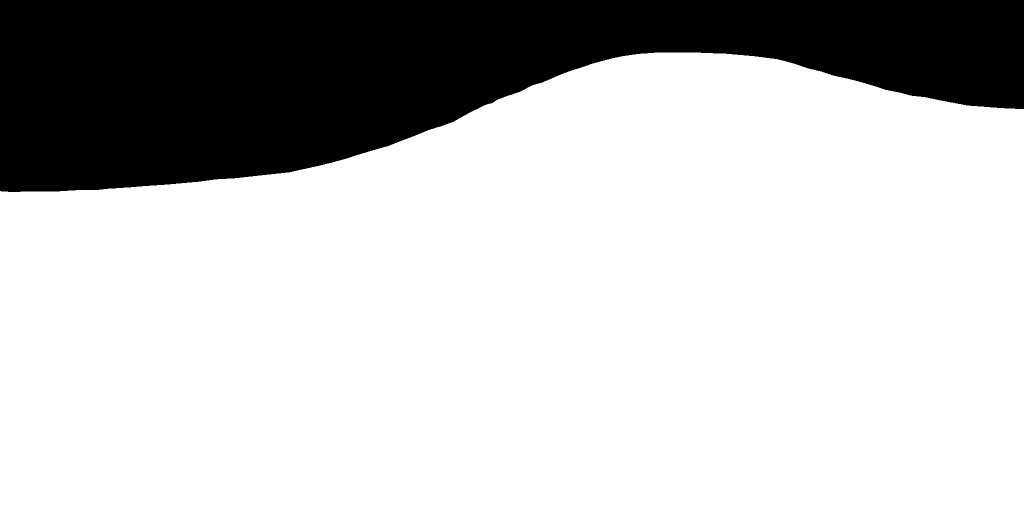
#> input picture EECS836_Machine_Learning/Project/data/labels_manual/20220419_01_005_1echo.png, 2048 x 1024 px (shown at 1/2 size)
$ python -i preprocess.py   (imports and definitions only)
#> lines starting #> are read from the running program, lines starting #| are printed output that depends on the picture; after the words box and inside, x2 and y2 are one past the last pixel; in counts of white or black regions, pixels touching at a corner belong together
import os
import numpy as np
from PIL import Image
from tqdm import tqdm

# === Paths ===
RAW_DIR = os.path.abspath(os.path.join(os.path.dirname(__file__), "..", "data", "raw"))
SAVE_DIR = os.path.abspath(os.path.join(os.path.dirname(__file__), "..", "data", "processed"))
# [1 line not run here, left out]

# === Config ===
CROP_BOX = (162, 72, 1080, 812)  # (left, top, right, bottom) – adjust if needed
RESIZE_SHAPE = (256*4, 512*4)    # (height, width)

def preprocess_image(image_path):
    img = Image.open(image_path).convert("L")  # Convert to grayscale
#> img is the input picture: PIL image 2048x1024 L; 76.6% white; 1 black region, box (x1, y1, x2, y2) and area: (0, 0, 2048, 384) 491627
    cropped = img.crop(CROP_BOX)               # Crop echogram only
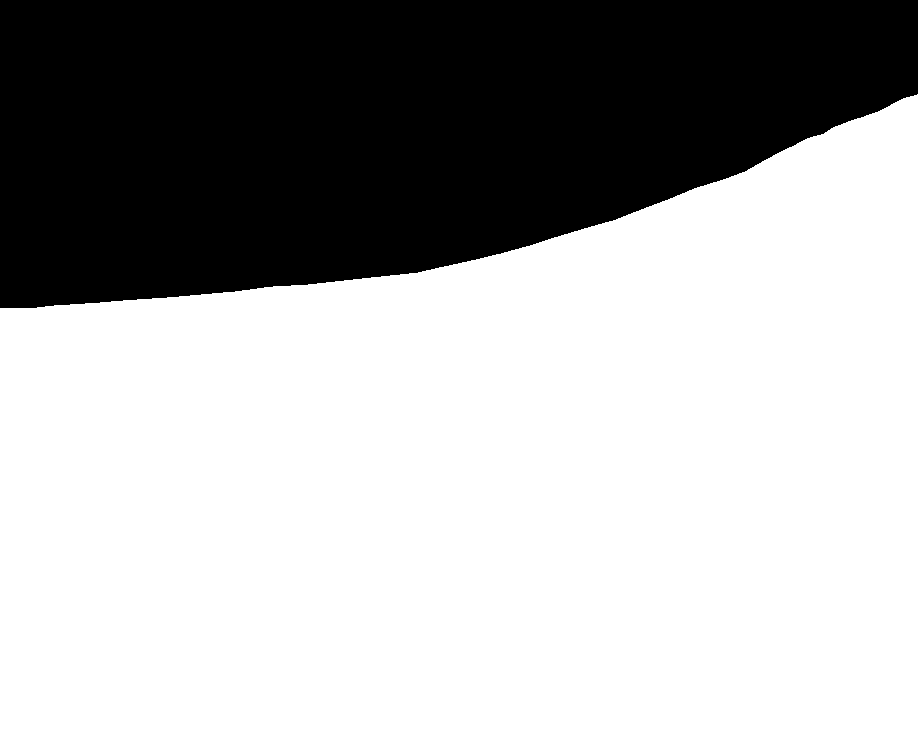
#> cropped: PIL image 918x740 L; 67.8% white; 1 black region, box (x1, y1, x2, y2) and area: (0, 0, 918, 308) 218949
    resized = cropped.resize((RESIZE_SHAPE[1], RESIZE_SHAPE[0]))  # Resize (W, H) for PIL
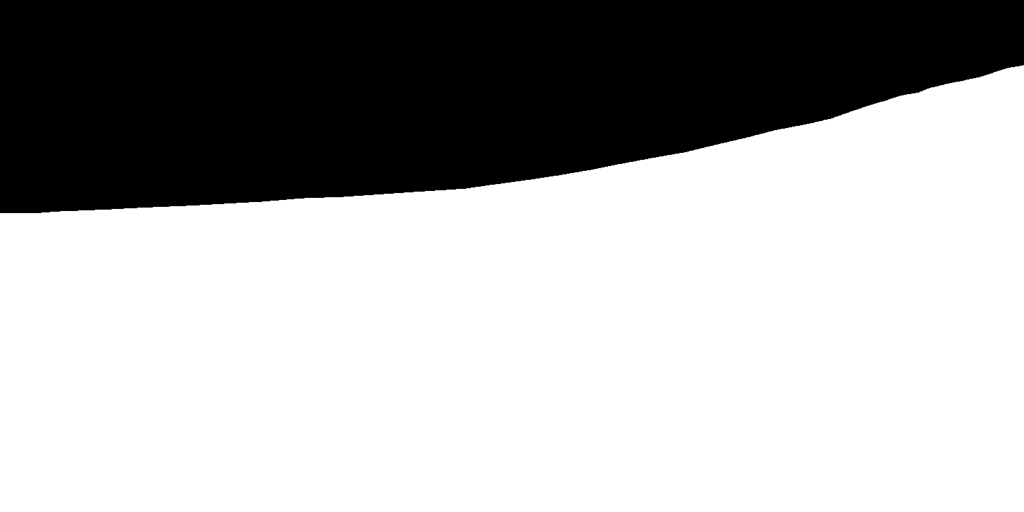
#> resized: PIL image 2048x1024 L (shown at 1/2 size); min 0, max 255, mean 172.8
    img_array = np.array(resized, dtype=np.float32) / 255.0        # Normalize to [0, 1]
    return img_array

def main():
    jpg_files = [f for f in os.listdir(RAW_DIR) if f.endswith(".jpg")]
    print(f"Found {len(jpg_files)} raw echograms.")

    for fname in tqdm(jpg_files, desc="Preprocessing"):
        full_path = os.path.join(RAW_DIR, fname)
        img_array = preprocess_image(full_path)
        save_name = os.path.splitext(fname)[0] + ".npy"
        np.save(os.path.join(SAVE_DIR, save_name), img_array)

    print("Preprocessing complete. Cropped and resized images saved to data/processed/.")

# [2 lines not run here, left out]

>>> result = preprocess_image('../data/labels_manual/20220419_01_005_1echo.png')

$ run again, on EECS836_Machine_Learning/Project/data/labels_weak/20220419_04_075_1echo.png
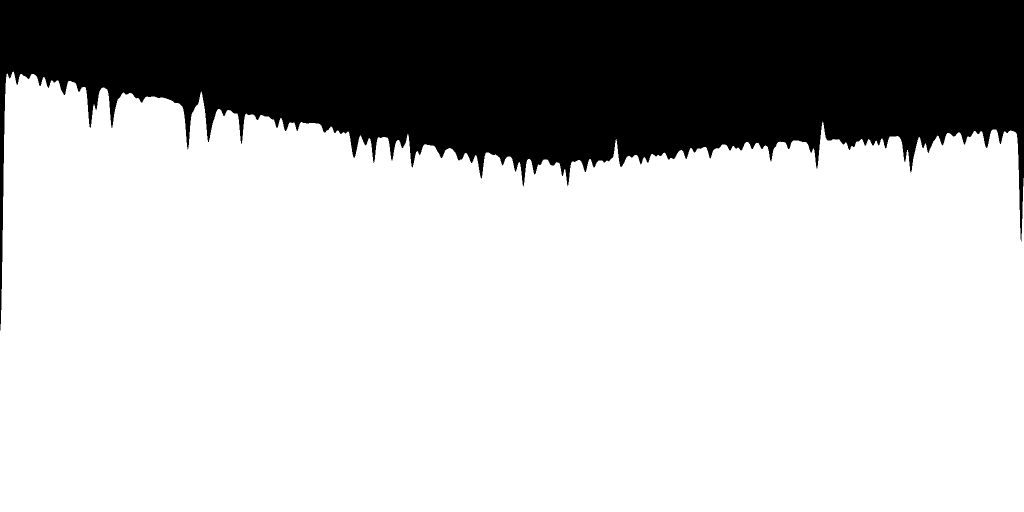
#> input picture EECS836_Machine_Learning/Project/data/labels_weak/20220419_04_075_1echo.png, 2048 x 1024 px (shown at 1/2 size)
#> in preprocess_image, img is the input picture: PIL image 2048x1024 L; 73.5% white; 1 black region, box (x1, y1, x2, y2) and area: (0, 0, 2048, 661) 556667
#> in preprocess_image, `cropped = img.crop(CROP_BOX)`:
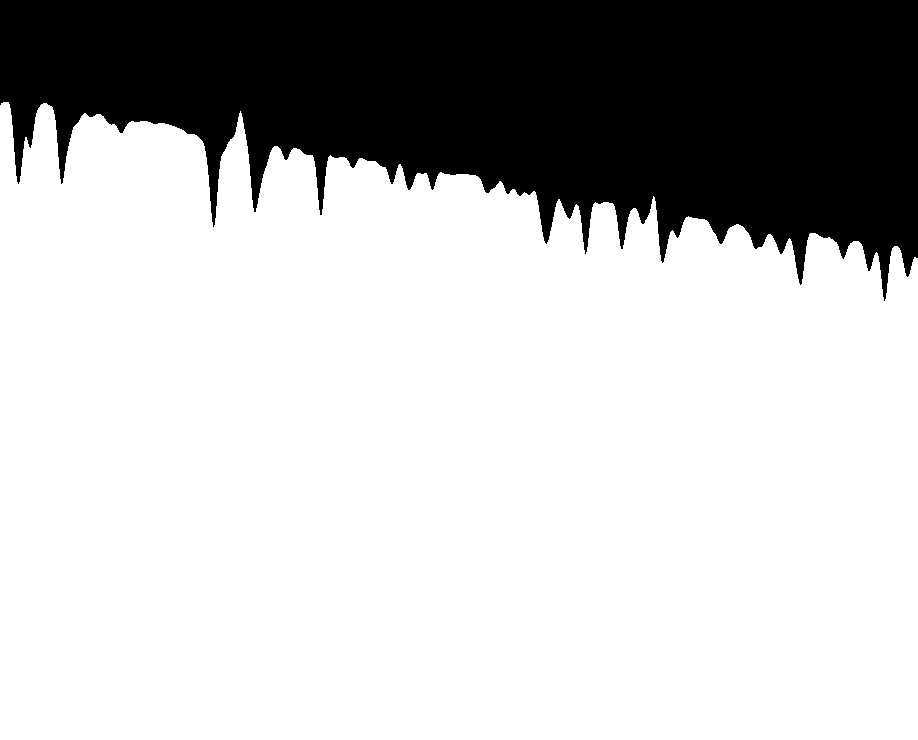
#> cropped: PIL image 918x740 L; 74.6% white; 1 black region, box (x1, y1, x2, y2) and area: (0, 0, 918, 301) 172480
#> in preprocess_image, `resized = cropped.resize((RESIZE_SHAPE[1], RESIZE_SHAPE[0]))`:
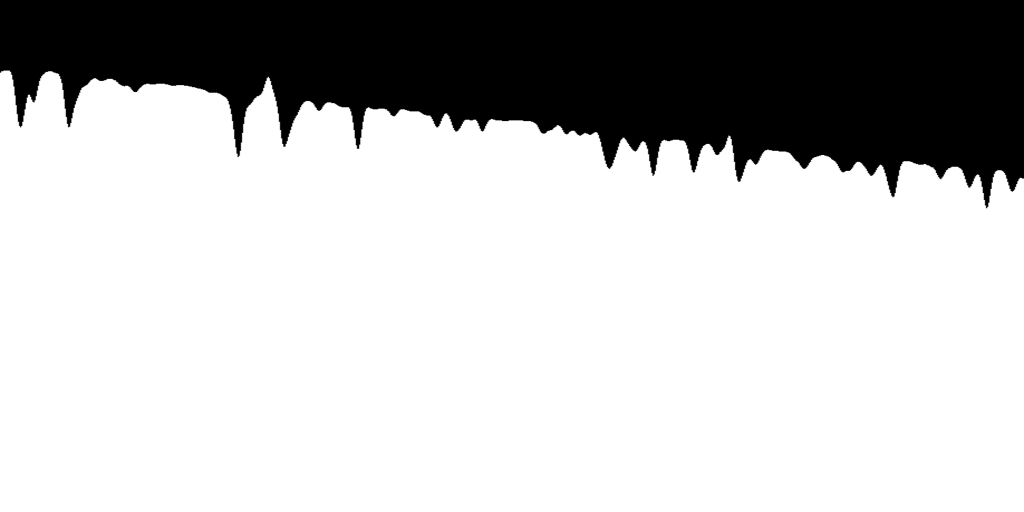
#> resized: PIL image 2048x1024 L (shown at 1/2 size); min 0, max 255, mean 190.3

$ run again, on EECS836_Machine_Learning/Project/data/labels_weak/20220419_09_001_1echo.png
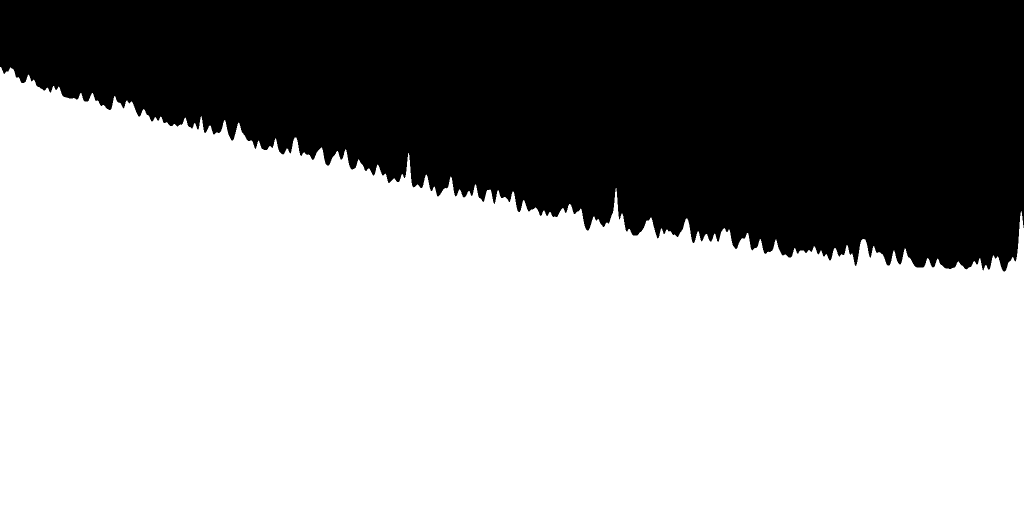
#> input picture EECS836_Machine_Learning/Project/data/labels_weak/20220419_09_001_1echo.png, 2048 x 1024 px (shown at 1/2 size)
#> in preprocess_image, img is the input picture: PIL image 2048x1024 L; 62.7% white; 1 black region, box (x1, y1, x2, y2) and area: (0, 0, 2048, 543) 781341
#> in preprocess_image, `cropped = img.crop(CROP_BOX)`:
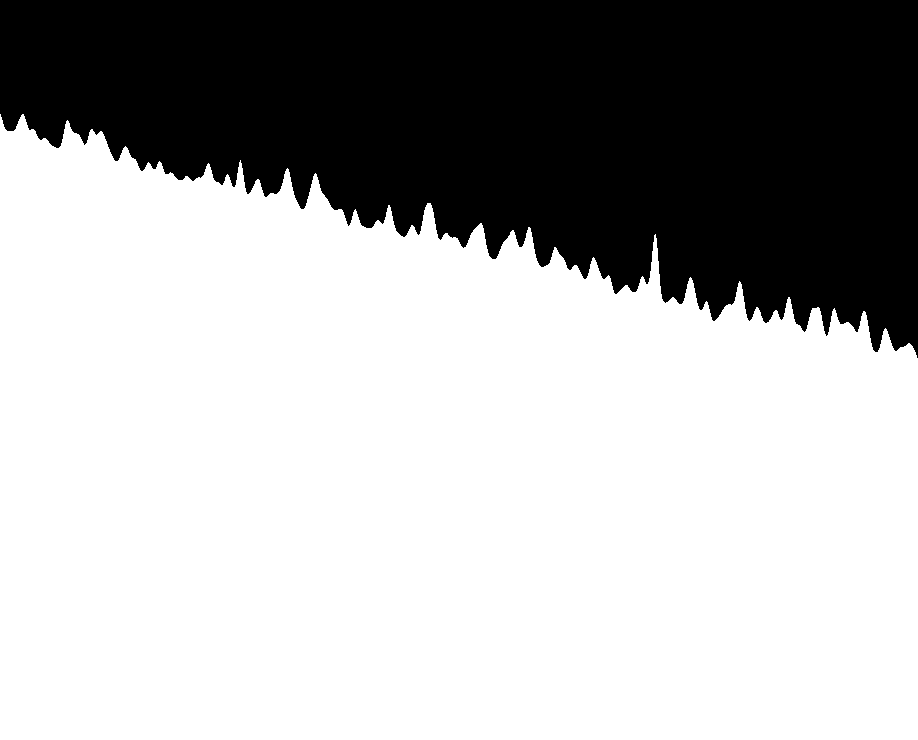
#> cropped: PIL image 918x740 L; 68.1% white; 1 black region, box (x1, y1, x2, y2) and area: (0, 0, 918, 358) 216542
#> in preprocess_image, `resized = cropped.resize((RESIZE_SHAPE[1], RESIZE_SHAPE[0]))`:
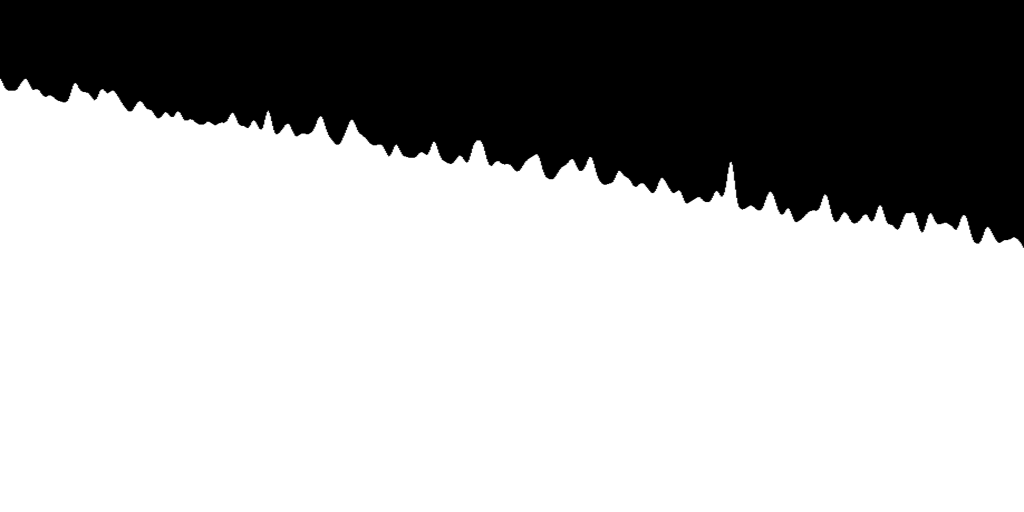
#> resized: PIL image 2048x1024 L (shown at 1/2 size); min 0, max 255, mean 173.7

$ run again, on EECS836_Machine_Learning/Project/data/raw/20220419_01_002_1echo.jpg
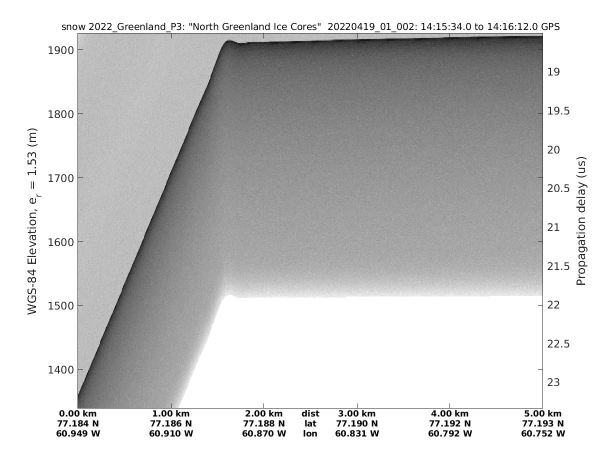
#> input picture EECS836_Machine_Learning/Project/data/raw/20220419_01_002_1echo.jpg, 1200 x 900 px (shown at 1/2 size)
#> in preprocess_image, `cropped = img.crop(CROP_BOX)`:
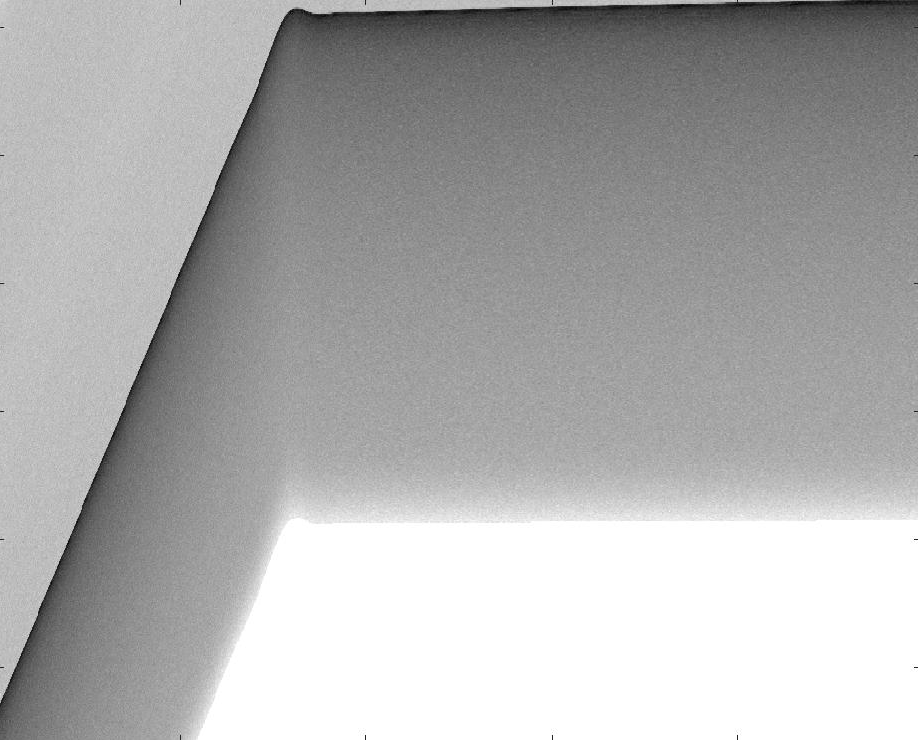
#> cropped: PIL image 918x740 L; min 0, max 255, mean 173.9
#> in preprocess_image, `resized = cropped.resize((RESIZE_SHAPE[1], RESIZE_SHAPE[0]))`:
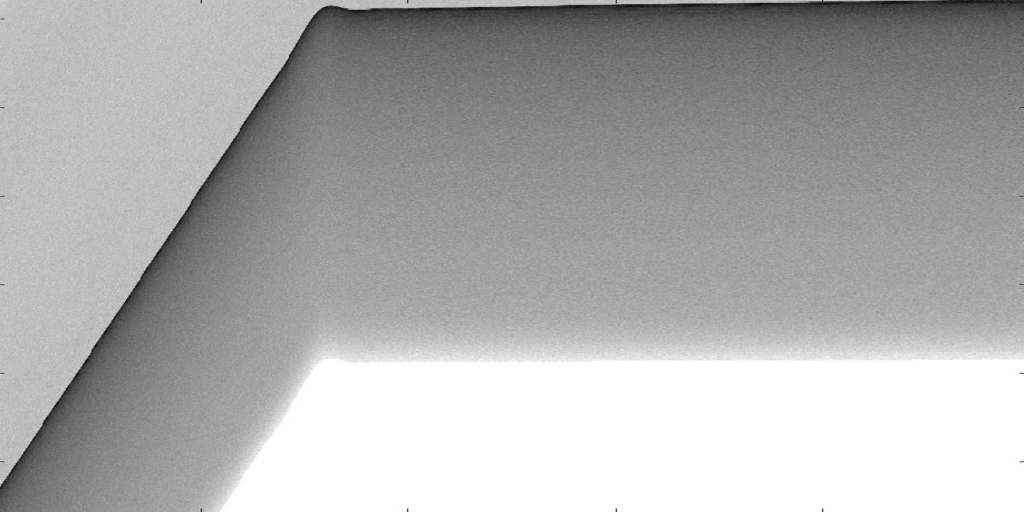
#> resized: PIL image 2048x1024 L (shown at 1/2 size); min 0, max 255, mean 173.9
